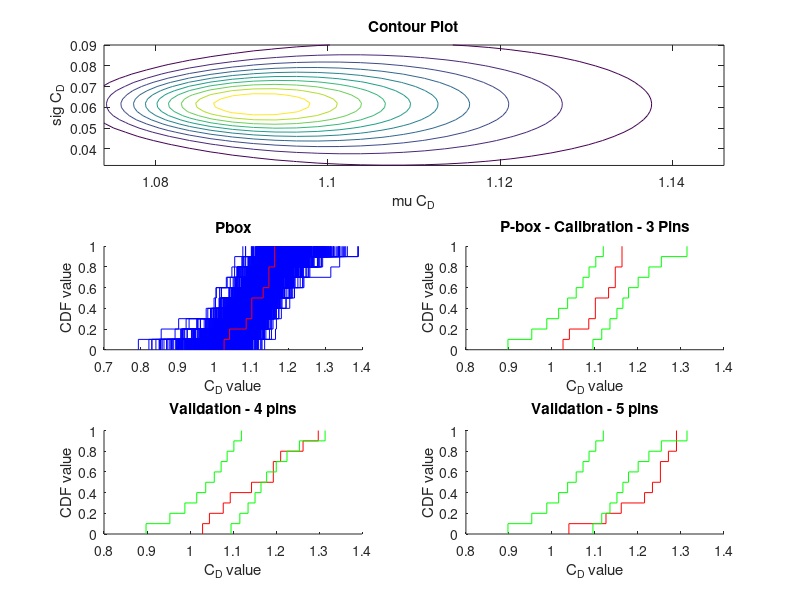

Write MATLAB code to recreate this figure.
clc;close all, clear all;
 
 
H1P1=[1.147227231
1.025756737
1.147227231
1.08564254
1.162888855
1.100879442
1.100879442
1.040568917
1.162888855
1.131671788
];
k_=length(H1P1);
pd=fitdist(H1P1,'Normal')
 
% mu =   1.20351   [1.1419, 1.25284]
% sigma = 0.0734226   [0.0513016, 0.128852]
 
 
mu=linspace(1.074,1.146,30);
x_=length(mu);
sig=linspace(0.032,0.09,30);
y_=length(sig);
[X,Y]=meshgrid(mu,sig);
 
L=meshgrid(mu,sig);
%%For Non-informative Prior
for i=1:x_
    for j=1:y_
        L(i,j)=1;
    end
end
 
%Likelihood Function
for i=1:x_
    for j=1:y_
        for k_=1:k_
            L(i,j)=L(i,j)*normpdf(H1P1(k_),mu(i),sig(j));
        end
    end
end
 
subplot(3,2,[1 2])
contour(X,Y,L);
xlabel('mu C_D');
ylabel('sig C_D');
title('Contour Plot')
 
 
%% Generate a p-box from the joint posterior distribution
 
%helicopter 1 with 2 paper clips
Nsu=100;  %generate 100 CDF sets
% select mu from the joint distribution
mu1_1=mu
nmu=length(mu1_1);
 
%select std from the joint distribution
sd1_1 =sig
nsd=length(sd1_1)
 
%Initialize a 11*100 matrix of ones that will store all the xCdF values 
cddat = ones(11,900);
count=0;
 
 
%% P-box from the joint distribution
 
 
subplot(3,2,3)
for i=1:nmu
    for j=1:nsd
        count=count+1;
        Ns=10; %Each mu will have 10 CDs corresponding to different std
        cd=random('normal',mu1_1(i),sd1_1(j),Ns,1);
        cdsort=sort(cd); % sort them in ascending order to plot
        [Fim,xim]=ecdf(cdsort);
        cddat(:,count)=xim';%add the xim cdf values as a column in cddat
        hold on, stairs(xim,Fim,'b');
    end
end
% 95% CI for the p-box
for i=1:11
    temp=sort(cddat(i,:));
    cilow(i)=temp(24)
    cihigh(i)=temp(876);
end
 
%cilow=cddat(:,[26]); %lower bound, pick the 26th column
%cihigh=cddat(:,[974]);%upper bound, pick the 974th column
 
%% Plot the experimental CDF 1 calibration
yobs=H1P1;
ysort=sort(yobs);
[Fi,xi]=ecdf(ysort);%get the analytical CDF
hold on, stairs(xi,Fi,'r');
xlabel('C_D value');
ylabel('CDF value');
title('Pbox');
 
%% Plot the 95% confidence interval CDF
 
subplot(3,2,4)
[Fi,xi] = ecdf(ysort);
hold on, stairs(xi,Fi,'r');
[rx,ry]=stairs(xi,Fi);
hold on, stairs(cilow,Fim,'g');
[glx,gly]=stairs(cilow,Fim);
hold on, stairs(cihigh,Fim,'g');
[ghx,ghy]=stairs(cihigh,Fim);
xlabel('C_D value');
ylabel('CDF value');
title('P-box - Calibration - 3 Pins');
 
 
%% Area metric
 
cdrange=linspace(0,1,100);
 
% >> [x, index] = unique(x); 
% >> yi = interp1(x, y(index), xi); 
 
[gly,index]=unique(gly);
cil = interp1(gly,glx(index),cdrange);
[ghy,index]=unique(ghy);
ciu = interp1(ghy,ghx(index),cdrange);
[ry,index]=unique(ry);
r_exp= interp1(ry,rx(index),cdrange);
sum=0;
for i=1:100
    if r_exp(i)<cil(i)
        sum=sum-r_exp(i)+cil(i);
    end
    if r_exp(i)>ciu(i)
        sum=sum-ciu(i)+r_exp(i);
    end
end
sum=sum/100;
sum_c=sum;
 
 
%% Plot the experimental CDF 1 calibration  ---V1
yobs=[1.193593758
1.193593758
1.045064412
1.210705995
1.077218367
1.029170128
1.093478037
1.142987819
1.262773478
1.298094109
];
ysort=sort(yobs);
[Fi,xi]=ecdf(ysort);%get the analytical CDF
% hold on, stairs(xi,Fi,'r');
% xlabel('C_D value');
% ylabel('CDF value');
% title('Pbox');
 
%% Plot the 95% confidence interval CDF
 
subplot(3,2,5)
[Fi,xi] = ecdf(ysort);
hold on, stairs(xi,Fi,'r');
[rx,ry]=stairs(xi,Fi);
hold on, stairs(cilow,Fim,'g');
[glx,gly]=stairs(cilow,Fim);
hold on, stairs(cihigh,Fim,'g');
[ghx,ghy]=stairs(cihigh,Fim);
xlabel('C_D value');
ylabel('CDF value');
title('Validation - 4 pins');
 
 
%% Area metric
 
cdrange=linspace(0,1,100);
 
% >> [x, index] = unique(x); 
% >> yi = interp1(x, y(index), xi); 
 
[gly,index]=unique(gly);
cil = interp1(gly,glx(index),cdrange);
[ghy,index]=unique(ghy);
ciu = interp1(ghy,ghx(index),cdrange);
[ry,index]=unique(ry);
r_exp= interp1(ry,rx(index),cdrange);
sum=0;
for i=1:100
    if r_exp(i)<cil(i)
        sum=sum-r_exp(i)+cil(i);
    end
    if r_exp(i)>ciu(i)
        sum=sum-ciu(i)+r_exp(i);
    end
end
sum=sum/100;
sum_v_1=sum;
 
 
%% Plot the experimental CDF 1 calibration  ---V2
yobs=[1.161115016
1.252149182
1.039438407
1.289524718
1.270768245
1.215323285
1.252149182
1.289524718
1.12566322
1.233667529
];
ysort=sort(yobs);
[Fi,xi]=ecdf(ysort);%get the analytical CDF
% hold on, stairs(xi,Fi,'r');
% xlabel('C_D value');
% ylabel('CDF value');
% title('Pbox');
 
%% Plot the 95% confidence interval CDF
 
subplot(3,2,6)
[Fi,xi] = ecdf(ysort);
hold on, stairs(xi,Fi,'r');
[rx,ry]=stairs(xi,Fi);
hold on, stairs(cilow,Fim,'g');
[glx,gly]=stairs(cilow,Fim);
hold on, stairs(cihigh,Fim,'g');
[ghx,ghy]=stairs(cihigh,Fim);
xlabel('C_D value');
ylabel('CDF value');
title('Validation - 5 pins');
 
 
%% Area metric
 
cdrange=linspace(0,1,100);
 
% >> [x, index] = unique(x); 
% >> yi = interp1(x, y(index), xi); 
 
[gly,index]=unique(gly);
cil = interp1(gly,glx(index),cdrange);
[ghy,index]=unique(ghy);
ciu = interp1(ghy,ghx(index),cdrange);
[ry,index]=unique(ry);
r_exp= interp1(ry,rx(index),cdrange);
sum=0;
for i=1:100
    if r_exp(i)<cil(i)
        sum=sum-r_exp(i)+cil(i);
    end
    if r_exp(i)>ciu(i)
        sum=sum-ciu(i)+r_exp(i);
    end
end
sum=sum/100;
sum_v_2=sum;
 
  
sum_c
sum_v_1
sum_v_2
